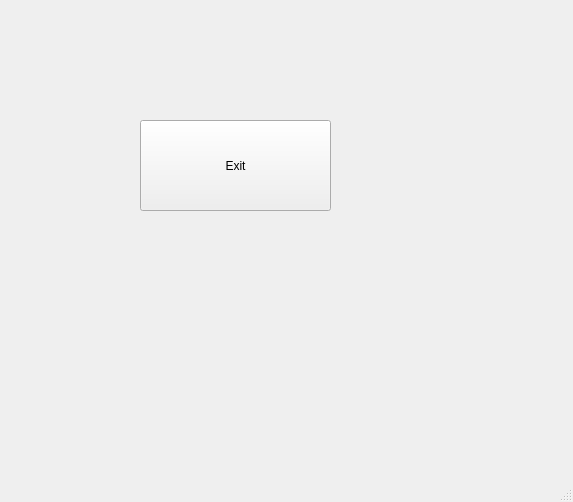
<?xml version="1.0" encoding="UTF-8"?>
<ui version="4.0">
 <class>MainWindow</class>
 <widget class="QMainWindow" name="MainWindow">
  <property name="geometry">
   <rect>
    <x>0</x>
    <y>0</y>
    <width>573</width>
    <height>502</height>
   </rect>
  </property>
  <property name="windowTitle">
   <string>MainWindow</string>
  </property>
  <widget class="QWidget" name="centralwidget">
   <widget class="QPushButton" name="pushButton">
    <property name="geometry">
     <rect>
      <x>140</x>
      <y>120</y>
      <width>191</width>
      <height>91</height>
     </rect>
    </property>
    <property name="text">
     <string>Exit</string>
    </property>
   </widget>
  </widget>
  <widget class="QMenuBar" name="menubar">
   <property name="geometry">
    <rect>
     <x>0</x>
     <y>0</y>
     <width>573</width>
     <height>21</height>
    </rect>
   </property>
  </widget>
  <widget class="QStatusBar" name="statusbar"/>
 </widget>
 <resources/>
 <connections/>
</ui>
